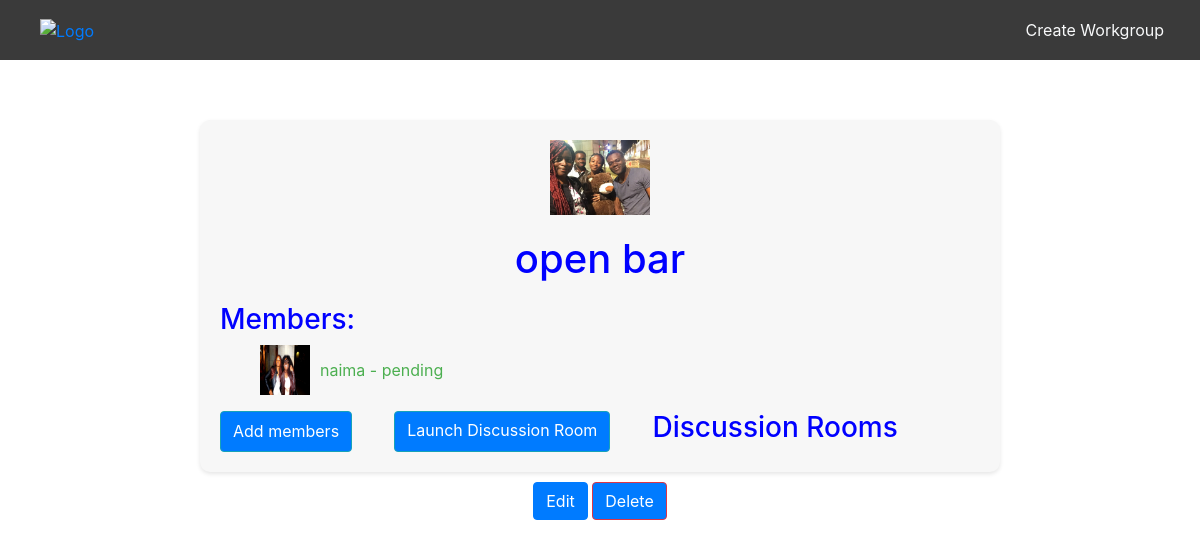
/en/workgroups/6/ (signed in), run on an earlier commit of the app's database.
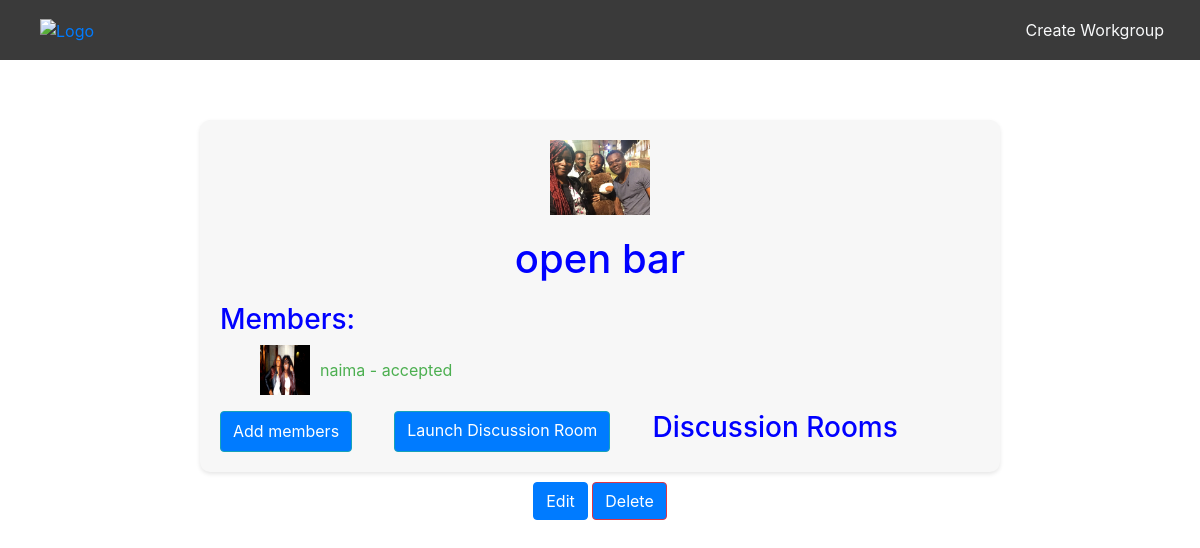
And on a later commit of the database.
### workgroup/models.py (models this page shows)
class WorkGroupMember(models.Model):
    status = models.CharField(max_length=20, choices=[('pending', 'Pending'), ('accepted', 'Accepted'), ('denied', 'Denied')])
    user = models.ForeignKey(User, on_delete=models.CASCADE)
    workgroup = models.ForeignKey(WorkGroup, on_delete=models.CASCADE)
    class Meta:
        unique_together = ('workgroup', 'user')

### smart_mentor/models.py (models this page shows, shortened)
class Profile(models.Model):
    GENDER_CHOICES = (
        ('MALE', _('Male')),
        ('FEMALE', _('Female')),
        ('OTHER', _('Other')),
    )
    user = models.OneToOneField(User, on_delete=models.CASCADE)
    first_login = models.BooleanField(default=True)
    is_mentor = models.BooleanField(default=False)
    avatar = models.ImageField(upload_to='avatars/', blank=True, default='avatars/pp.svg')
    birthdate = models.DateField(null=True)
    gender = models.CharField(max_length=6, choices=GENDER_CHOICES)
    country = CountryField(blank_label='(select country)', blank=True)
    education_level = models.CharField(max_length=100, blank=True)
    skills = models.TextField(max_length=100, blank=True)
    phone = models.CharField(max_length=20)
    bio = models.TextField(max_length=100, blank=True)
    social_media_links = models.URLField(max_length=200, blank=True)

### workgroup/views.py (the view)
# urls.py: path('workgroups/<int:pk>/', views.workgroup_detail, name='workgroup_detail'),
def workgroup_detail(request, pk):
    workgroup = get_object_or_404(WorkGroup, pk=pk)
    assistant = get_assistant_for_workgroup(pk)
    assistant_name = assistant.name if assistant else None
    members_info = WorkGroupMember.objects.filter(workgroup=workgroup).exclude(user__username=assistant_name).select_related('user')
    try:
        member = WorkGroupMember.objects.get(workgroup=workgroup, user=request.user)
        is_allowed = member.status in ['pending', 'accepted']
        is_accepted = member.status == 'accepted'
    except WorkGroupMember.DoesNotExist:
        is_allowed = False
        is_accepted = False
    if workgroup.creator == request.user:
        is_allowed = True
    if not is_allowed:
        return HttpResponseForbidden("You are not authorised to view this group.")
    chat_rooms = workgroup.chatrooms.all()
    return render(request, 'workgroup/classroom.html', {
        'workgroup': workgroup,
        'members_info': members_info,
        'is_creator': workgroup.creator == request.user,
        'is_accepted': is_accepted,
        'chat_rooms': chat_rooms,
        'assistant_name': assistant_name,
    })

### workgroup/views.py (called while the page is built)
def get_assistant_for_workgroup(workgroup_id):
    try:
        workgroup = WorkGroup.objects.get(id=workgroup_id)
        if workgroup.with_assistant:
            assistant = workgroup.assistants.first()
            return assistant
    except WorkGroup.DoesNotExist:
        return None
    return None

### templates/workgroup/classroom.html (shortened to what this page needs)
{% include "base_site.html" %}
{% load i18n %}
{% load static %}
{% block navbar %}
    {% include 'nav_workgroup.html' %}
{% endblock %}
{% block content %}
    <div class="workgroup-container">
        {% if workgroup.avatar %}
            <img src="{{ workgroup.avatar.url }}" alt="{{ workgroup.name }}" class="workgroup-avatar">
        {% endif %}
        <h1 class="workgroup-title">{{ workgroup.name }}</h1>
        <h3 class="members-title">{% trans 'Members:' %}</h3>
        <ul>
            {% for member in members_info %}
                <li style="display: flex; align-items: center; margin-bottom: 10px;">
                    <img src="{{ member.user.profile.avatar.url }}" alt="{{ member.user.username }}" class="avatar" style="width: 50px; height: 50px; margin-right: 10px;">
                    <span style="color: #4CAF50;">{{ member.user.username }} - {{ member.status }}</span>
                </li>
            {% endfor %}
        </ul>
    <div class="workgroup-actions">
        {% if is_creator %}
            <button data-workgroup-id="{{ workgroup.id }}" id="addMembersButton" class="btn btn-info">{% trans 'Add members' %}</button>
            <a href="{% url 'create_chat_room' workgroup.id %}" class="btn btn-info">{% trans 'Launch Discussion Room' %}</a>
            <h3>{% trans 'Discussion Rooms' %}</h3>
            <ul>
            </ul>
        {% endif %}
    </div>
    </div>
    {% if is_creator %}
        <div class="workgroup-edit-actions">
            <a href="{% url 'edit_workgroup' workgroup.id %}" class="btn btn-primary">{% trans 'Edit' %}</a>
            <a href="{% url 'delete_workgroup' workgroup.id %}" class="btn btn-danger">{% trans 'Delete' %}</a>
        </div>
    {% endif %}
{% endblock %}

What changed in the data, as far as the page shows it:
changed WorkGroupMember "naima": status "pending" → "accepted"
